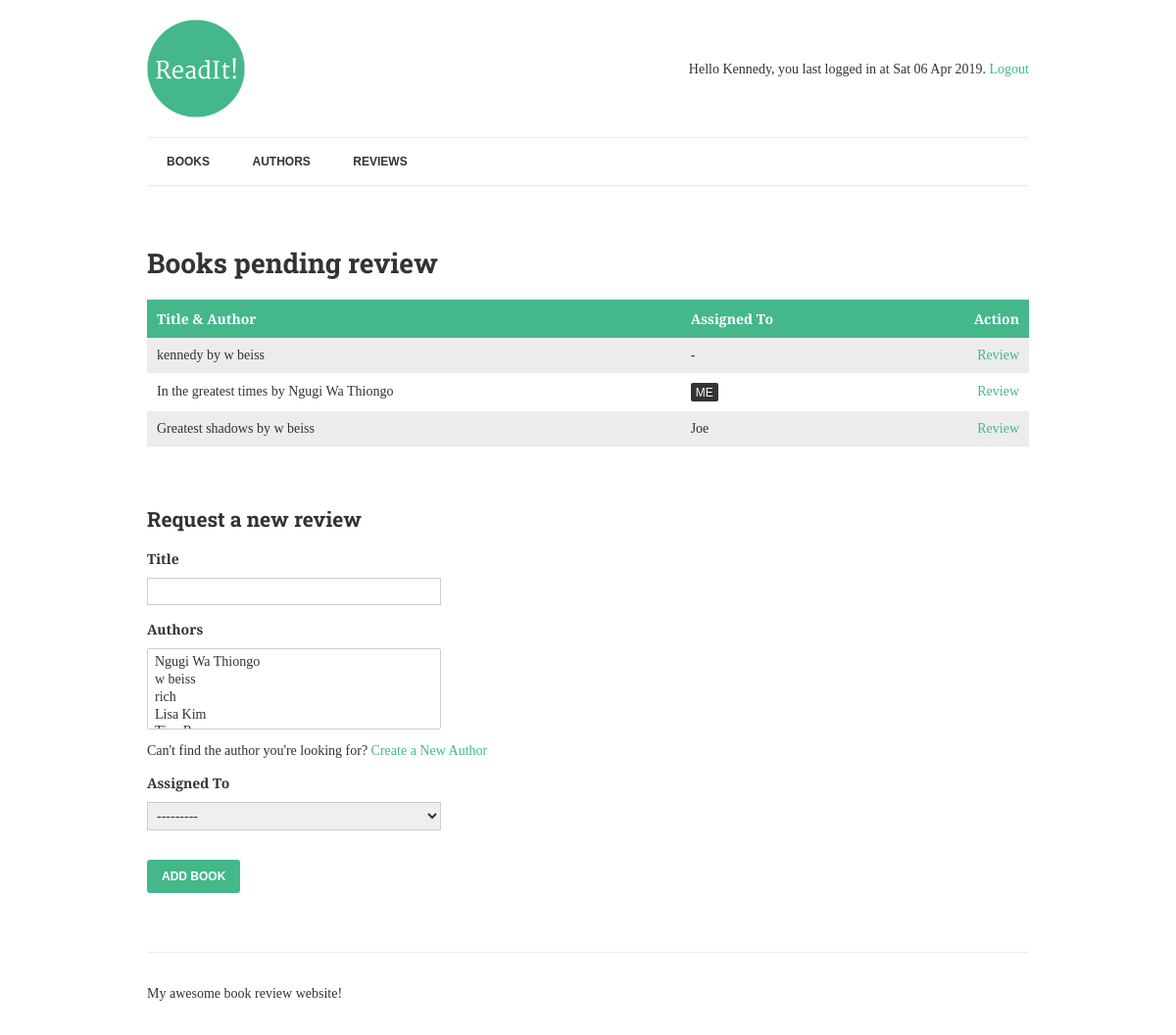
The page /review/ (signed in) on the database its author committed.
### books/models.py (models this page shows, shortened)
class Book(models.Model):
    title = models.CharField(max_length=150)
    authors = models.ManyToManyField("Author", related_name="books")
    review = models.TextField(blank=True, null=True)
    reviewed_by = models.ForeignKey(User, blank=True, null=True, related_name='reviews', on_delete=models.CASCADE)
    date_reviewed = models.DateTimeField(blank=True, null=True)
    is_favourite = models.BooleanField(default=False, verbose_name="Favourite?")
    def list_authors(self):
        return ", ".join([author.name for author in self.authors.all()])

class Author(models.Model):
    name = models.CharField(max_length=70, help_text="Use pen name, not real name", unique=True)
    def __str__(self):
        return self.name

### books/views.py (the view, shortened to what this page needs)
# urls.py: url(r'^review/$', login_required(views.ReviewList.as_view()), name='review-books'),
class ReviewList(View):
    def get(self, request):
        books = Book.objects.filter(date_reviewed__isnull=True).prefetch_related('authors')
        context = {
            'books': books,
            'form': BookForm,
         }
        return render(request, "list-to-review.html", context)

### books/templates/list-to-review.html (shortened to what this page needs)
{% extends "base.html" %}
{% block content %}
	<h1>Books pending review</h1>
	{% if books %}
		<table>
			<thead>
				<th>Title &amp; Author</th>
                <th>Assigned To</th>
				<th class="align-right">Action</th>
			</thead>
			<tbody>
				{% for book in books %}
					<tr>
						<td class="title">
							{{ book.title }} by {{ book.list_authors }}
						</td>
                        <td>
							{% if book.reviewed_by == request.user %}
								<span class="highlight">Me</span>
							{% elif book.reviewed_by %}
								{{ book.reviewed_by.get_full_name|default:book.reviewed_by.username }}
							{% else %}
								-
							{% endif %}
						</td>
						<td class="align-right">
							<a href="{% url 'review-book' book.pk %}">Review</a>
						</td>
					</tr>
				{% endfor %}
			</tbody>
		</table>
	{% else %}
		<p>There are no books waiting to be reviewed.  Good job!</p>
	{% endif %}
    <h2>Request a new review</h2>
	<form method="post">
		<label>{{ form.title.label }}</label>
		{{ form.title }}
		<label>{{ form.authors.label }}</label>
		{{ form.authors }}
		<p>Can't find the author you're looking for? <a href="{% url 'add' %}">Create a New Author</a></p>
        <label>Assigned To</label>
		{{ form.reviewed_by }}
		<input type="submit" value="Add Book">
	</form>
{% endblock %}

### books/templates/base.html (shortened to what this page needs)
{% load static %}
<!doctype html>
<html>
	<head>
		<link rel="stylesheet" href="{% static 'css/normalize.css' %}">
		<link rel="stylesheet" href="{% static 'css/style.css' %}">
	</head>
	<body>
		<div class="container">
			<header>
				<img src="{% static 'img/logo.png' %}" alt="ReadIt!" class="logo"/>
				<div class="welcome">
					{% if request.user.is_authenticated %}
						<p>Hello {{ request.user.username|title }}, you last logged in at {{ request.user.last_login|date:"D d M Y" }}. <a href="{% url 'logout' %}">Logout</a></p>
					{% else %}
						<p>Welcome guest! <a href="{% url 'login' %}">Login</a></p>
					{% endif %}
				</div>
			</header>
			<nav>
				<a href="{% url 'books' %}">Books</a>
				<a href="{% url 'authors' %}">Authors</a>
				{% if request.user.is_authenticated %}
				<a href="{% url 'review-books' %}">Reviews</a>
				{% endif %}
			</nav>
			<main>
				{% block content %}{% endblock %}
			</main>
			<footer>
				<p>My awesome book review website!</p>
			</footer>
		</div>
	</body>
</html>

### readit/static/css/style.css (style rules this page uses)
.align-right { text-align: right; }
span.highlight { background-color: #333; color: #fff; display: inline-block; padding: 3px 5px 2px 5px; text-transform: uppercase; font-family: Arial, sans-serif; font-size: 12px; border-radius: 2px; }
.container { width: 900px; max-width: 90%; margin: 0 auto; padding: 0; }
header { border-bottom: 1px solid #ececec; padding: 20px 0; display: table; width: 100%; }
footer { border-top: 1px solid #ececec; padding: 20px 0; margin-top: 60px; }
.logo { padding-right: 20px; display: table-cell; }
.welcome { display: table-cell; vertical-align: middle; text-align: right; line-height: 1.5; }
nav { clear: both; border-bottom: 1px solid #ececec; margin-bottom: 60px; }
nav a { font-size: 12px; font-weight: bold; line-height: 18px; padding: 15px 20px; display: inline-block; text-transform: uppercase; font-family: Arial, serif; color: #333; }
body { font-family: 'Merriweather', serif; color: #333; font-size: 14px; }
h1, h2, h3, h4, h5, h6 { font-family: 'Roboto Slab', serif; }
a { color: #44B78B; text-decoration: none; }
table { width: 100%; margin-bottom: 60px; }
table td, th { padding: 10px; text-align: left; }
th { background-color: #44B78B; color: #fff; }
table tr:nth-child(odd) { background-color: #ececec; }
label { display: block; font-weight: bold; margin: 15px 0 10px 0; }
input[type="submit"] { margin-top: 20px; border: 0; background-color: #44B78B; color: #fff; padding: 10px 15px; border-radius: 3px; text-transform: uppercase; font-family: arial, sans-serif; font-size: 12px; font-weight: bold; }
input[type="text"], input[type="password"], select, textarea { border: 1px solid #ccc; padding: 5px; display: block; width: 300px; box-sizing: border-box; margin-bottom: 10px; max-width: 100%; }

### rows shown on the page
Book: title "kennedy", list_authors "w beiss"
Book: title "In the greatest times", list_authors "Ngugi Wa Thiongo", shows "ME"
Book: title "Greatest shadows", list_authors "w beiss", reviewed_by.get_full_name "Joe"

### other values the page prints
{{ request.user.username|title }} "Kennedy"
{{ request.user.last_login|date:"D d M Y" }} "Sat 06 Apr 2019"
